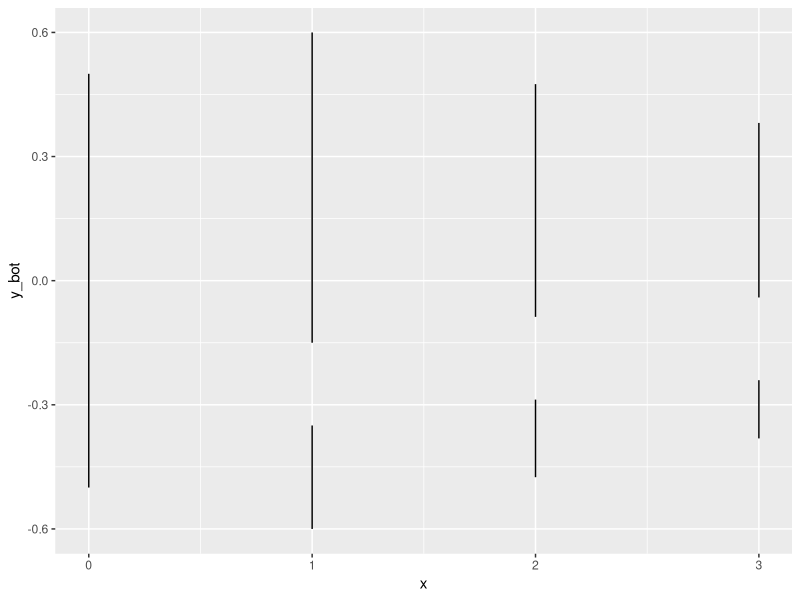
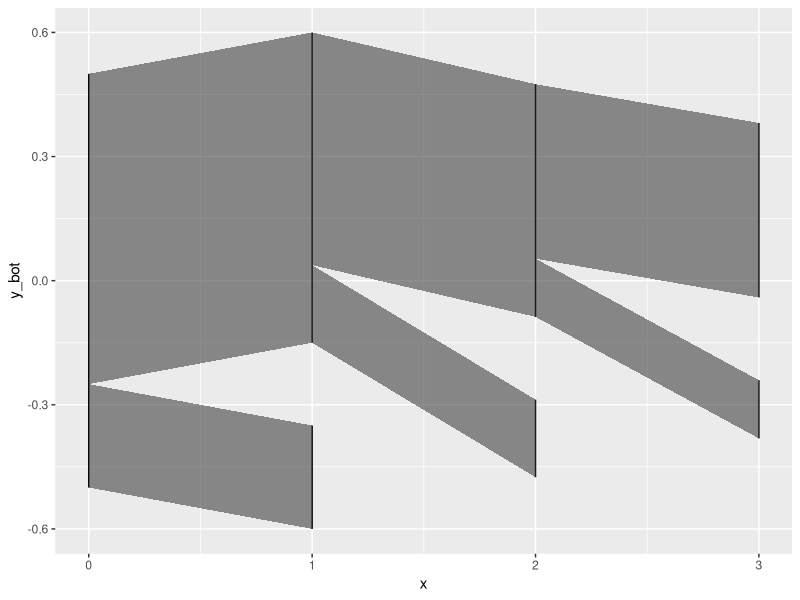
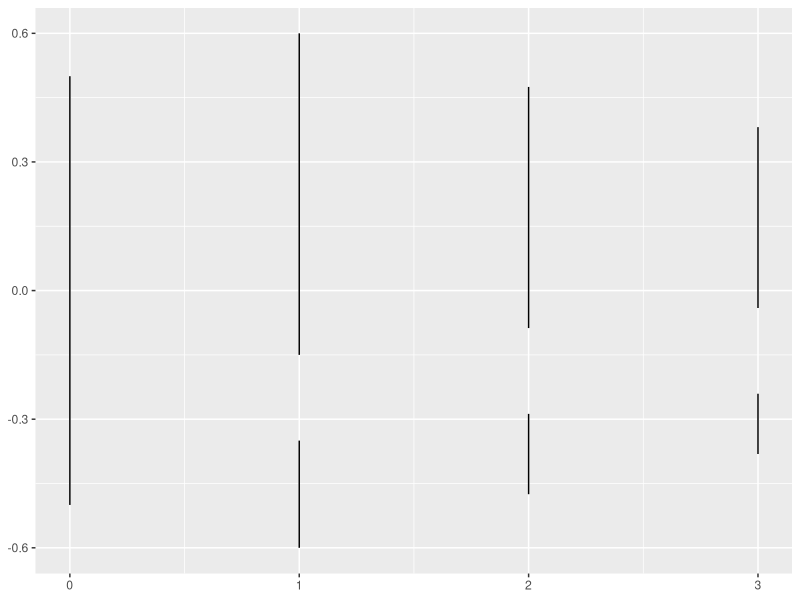
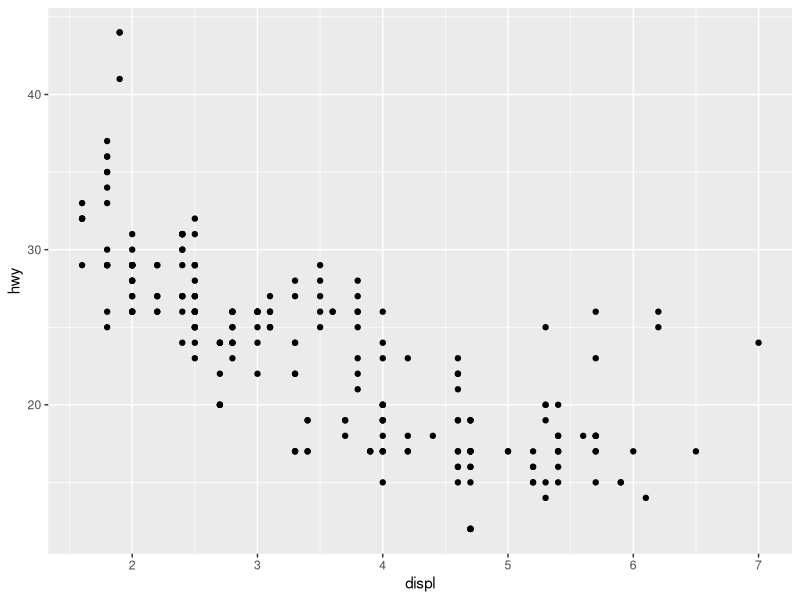

These charts were generated, in order, by the following R code:
## ---- chunk 1
library(tidyverse)

df_edges <- bind_rows( tibble_row( x_from=0, node_from='start'   , x_to=1, node_to='middle_1', weight=.75         )
                     , tibble_row( x_from=0, node_from='start'   , x_to=1, node_to='exit_1'  , weight=.25         )
                     , tibble_row( x_from=1, node_from='middle_1', x_to=2, node_to='middle_2', weight=.75*.75     )
                     , tibble_row( x_from=1, node_from='middle_1', x_to=2, node_to='exit_2'  , weight=.25*.75     )
                     , tibble_row( x_from=2, node_from='middle_2', x_to=3, node_to='end'     , weight=.75*.75*.75 )
                     , tibble_row( x_from=2, node_from='middle_2', x_to=3, node_to='exit_3'  , weight=.25*.75*.75 ) )
df_edges
## ---- chunk 2
df_nodes <- df_edges %>% 
	pivot_longer( -weight, names_to=c( '.value', 'side' ), names_pattern='(.*)_(.*)' ) %>% 
	group_by( side, x, node ) %>% 
	summarise( height=sum(weight), .groups='drop' ) %>% 
	pivot_wider( id_cols=c( x, node ), names_from='side', names_glue='height_{side}', values_from='height', values_fill=0 ) %>% 
	mutate( height=pmax( height_from, height_to ) ) %>% 
	select( -height_from, -height_to )

df_nodes
## ---- chunk 3
inter_node_spacing <- 0.2

df_nodes_pos <- df_nodes %>% 
	arrange( x, height ) %>% 
	group_by(x) %>% 
	mutate( y_top=cumsum(     height             ) + (0:(n()-1))*inter_node_spacing
	      , y_bot=cumsum(lag( height, default=0 )) + (0:(n()-1))*inter_node_spacing ) %>% 
	mutate( y_bot=y_bot - max(y_top)/2
	      , y_top=y_top - max(y_top)/2 ) 
df_nodes_pos

ggplot(df_nodes_pos) + 
	geom_segment(aes( x=x, xend=x, y=y_bot, yend=y_top ))
## ---- chunk 4
lerp <- function( lower, upper, x ){
	lower + (upper-lower)*x
}
df_edges_plot <- df_edges %>% 
	select( -x_from, -x_to ) %>% #In theory we could do something complicated on x in the nodes area
	inner_join( rename_with( df_nodes_pos, ~str_c( .x, '_from' ) ), by='node_from' ) %>% 
	inner_join( rename_with( df_nodes_pos, ~str_c( .x, '_to'   ) ), by='node_to'   ) %>% 
	arrange( x_from, desc(y_top_from), x_to, desc(y_top_to) ) %>% 
	group_by( x_from, node_from ) %>% 
	mutate( edge_prop_start_from=cumsum(lag( weight, default=0 ))/height_from
	      , edge_prop_end_from  =cumsum(     weight             )/height_from ) %>% 
	mutate( y_edge_top_from = lerp( y_top_from, y_bot_from, edge_prop_start_from )
	      , y_edge_bot_from = lerp( y_top_from, y_bot_from, edge_prop_end_from   ) ) %>% 
	ungroup() %>% 
	group_by( x_to, node_to ) %>% 
	mutate( edge_prop_start_to=cumsum(lag( weight, default=0 ))/height_to
	      , edge_prop_end_to  =cumsum(     weight             )/height_to ) %>% 
	mutate( y_edge_top_to = lerp( y_top_to, y_bot_to, edge_prop_start_to )
	      , y_edge_bot_to = lerp( y_top_to, y_bot_to, edge_prop_end_to   ) ) %>% 
	ungroup()

df_edges_plot



df_edges_polygon <- df_edges_plot %>% 
	select( x_from, y_edge_top_from, y_edge_bot_from, x_to, y_edge_top_to, y_edge_bot_to ) %>% 
	mutate( group=1:n() ) %>% 
	pivot_longer( -group, names_to=c( '.value', 'side' ), names_pattern='(.*)_(from|to)' )
df_edges_polygon

ggplot(df_nodes_pos) + 
	geom_segment(aes( x=x, xend=x, y=y_bot, yend=y_top )) +
	geom_ribbon( aes( x=x, ymin=y_edge_bot, ymax=y_edge_top, group=group, alpha=1/3 ), data=df_edges_polygon, show.legend=F )

## ---- chunk 5
GeomSankey <- ggproto( 'GeomSankey', Geom
					 , required_aes = c( 'x_from', 'node_from', 'x_to', 'node_to', 'weight' )
					 , setup_data = function( data, params ){
						data_nodes <- data %>% 
							pivot_longer( c( x_from, node_from, x_to, node_to ), names_to=c( '.value', 'side' ), names_pattern='(.*)_(.*)' ) %>% 
							group_by( side, x, node ) %>% 
							summarise( height=sum(weight), PANEL=first(PANEL), .groups='drop' ) %>% 
							pivot_wider( id_cols=c( x, node, PANEL ), names_from='side', names_glue='height_{side}', values_from='height', values_fill=0 ) %>% 
							mutate( height=pmax( height_from, height_to ) ) %>% 
							select( -height_from, -height_to )
						
					 	inter_node_spacing <- 0.2

						data_nodes_pos <- data_nodes %>% 
							arrange( x, height ) %>% 
							group_by(x) %>% 
							mutate( yend=cumsum(     height             ) + (0:(n()-1))*inter_node_spacing
							      , y   =cumsum(lag( height, default=0 )) + (0:(n()-1))*inter_node_spacing ) %>% 
							mutate( y   =y    - max(yend)/2
							      , yend=yend - max(yend)/2 ) %>% 
							mutate( xend=x
							      , linewidth=GeomSegment$default_aes$linewidth
							      , linetype=GeomSegment$default_aes$linetype
							      , colour=GeomSegment$default_aes$colour
							      , alpha=GeomSegment$default_aes$alpha )
						data_nodes_pos
					 }
					 , draw_panel = function( self, data, panel_params, coord ){
						node_grob <- GeomSegment$draw_panel( data, panel_params, coord )
						
						ggplot2:::ggname( 'geom_sankey', grid::grobTree(
							node_grob	
						))
					   }
)

geom_sankey <- function( mapping=NULL
					   , data=NULL
					   , stat='identity'
					   , position='identity'
					   , show.legend=NA
					   , inherit.aes=TRUE
					   , ... ){
	layer( geom=GeomSankey
		 , mapping=mapping
		 , data=data
		 , stat=stat
		 , position=position
		 , show.legend=show.legend
		 , inherit.aes=inherit.aes
		 , params=list(...)
		 )
}

ggplot(df_edges) + 
	geom_sankey(aes( x_from=x_from, node_from=node_from, x_to=x_to, node_to=node_to, weight=weight ))
## ---- chunk 6
GeomSimplePoint <- ggproto("GeomSimplePoint", GeomPoint,
  draw_panel = function(data, panel_params, coord) {
  	GeomPoint$draw_panel(data, panel_params, coord)
  }
)

geom_simple_point <- function(mapping = NULL, data = NULL, stat = "identity",
                              position = "identity", na.rm = FALSE, show.legend = NA, 
                              inherit.aes = TRUE, ...) {
  layer(
    geom = GeomSimplePoint, mapping = mapping,  data = data, stat = stat, 
    position = position, show.legend = show.legend, inherit.aes = inherit.aes,
    params = list(na.rm = na.rm, ...)
  )
}

ggplot(mpg, aes(displ, hwy)) + 
	geom_simple_point()
